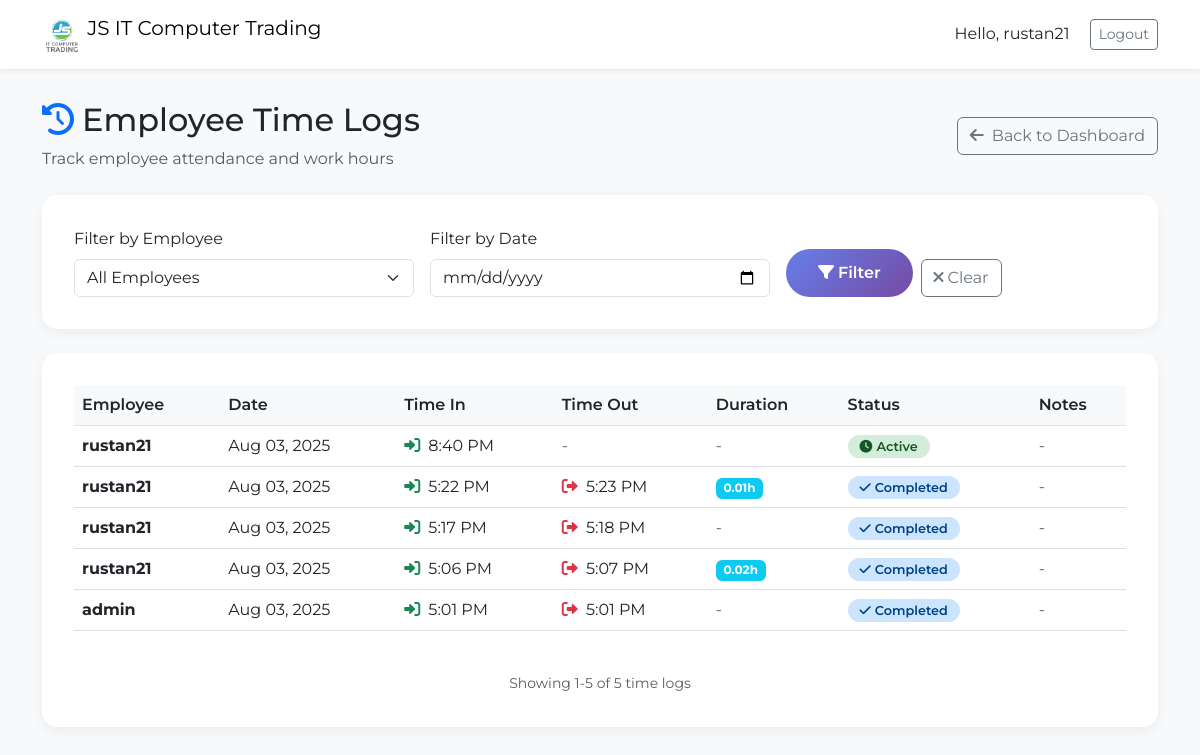
Page /time/logs/ (signed in) on the earlier database version.
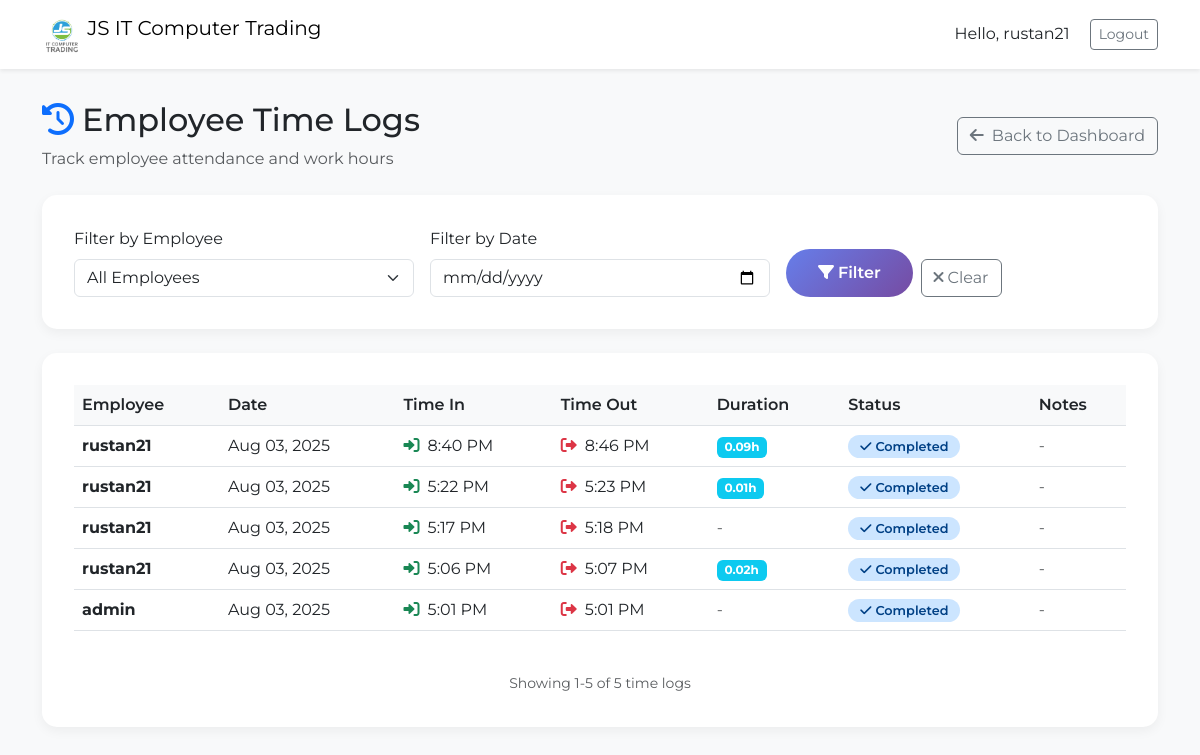
Same page on the later database version.
### backend/trading/models.py (models this page shows, shortened)
class TimeLog(models.Model):
    user = models.ForeignKey(User, on_delete=models.CASCADE, verbose_name="Employee")
    time_in = models.DateTimeField(auto_now_add=True, verbose_name="Time In")
    time_out = models.DateTimeField(null=True, blank=True, verbose_name="Time Out")
    is_active = models.BooleanField(default=True, verbose_name="Active Session")
    notes = models.TextField(blank=True, verbose_name="Notes")
    class Meta:
        verbose_name = "Time Log"
        verbose_name_plural = "Time Logs"
        ordering = ['-time_in']
    @property
    def duration(self):
        if self.time_out:
            time_in = timezone.localtime(self.time_in) if timezone.is_aware(self.time_in) else timezone.make_aware(self.time_in)
            time_out = timezone.localtime(self.time_out) if timezone.is_aware(self.time_out) else timezone.make_aware(self.time_out)
            return time_out - time_in
        return None
    @property
    def duration_hours(self):
        if self.duration:
            return round(self.duration.total_seconds() / 3600, 2)
        return 0

### backend/trading/views.py (the view)
# urls.py: path('time/logs/', time_logs, name='time_logs'),
@login_required
def time_logs(request):
    time_logs = TimeLog.objects.all().order_by('-time_in')
    user_filter = request.GET.get('user')
    if user_filter:
        time_logs = time_logs.filter(user__username__icontains=user_filter)
    date_filter = request.GET.get('date')
    if date_filter:
        try:
            filter_date = datetime.strptime(date_filter, '%Y-%m-%d').date()
            time_logs = time_logs.filter(time_in__date=filter_date)
        except ValueError:
            pass
    paginator = Paginator(time_logs, 20)
    page_number = request.GET.get('page')
    page_obj = paginator.get_page(page_number)
    users = get_user_model().objects.filter(timelog__isnull=False).distinct()
    context = {
        'page_obj': page_obj,
        'users': users,
        'user_filter': user_filter,
        'date_filter': date_filter,
        'session_timeout': settings.SESSION_TIMEOUT,
    }
    return render(request, 'time_logs.html', context)

### templates/time_logs.html (shortened to what the changed rows need)
{% load static %}
<!DOCTYPE html>
<html lang="en">
<head>
  <link href="https://cdn.jsdelivr.net/npm/bootstrap@5.3.0/dist/css/bootstrap.min.css" rel="stylesheet">
  <link href="https://cdnjs.cloudflare.com/ajax/libs/font-awesome/6.0.0/css/all.min.css" rel="stylesheet">
</head>
<body>
  <div class="container">
    <div class="d-flex justify-content-between align-items-center mb-4">
      <div>
        <h2><i class="fas fa-history text-primary me-2"></i>Employee Time Logs</h2>
      </div>
    </div>
    <div class="logs-card">
      {% if page_obj %}
        <div class="table-responsive">
          <table class="table table-hover">
            <thead>
              <tr>
                <th>Employee</th>
                <th>Date</th>
                <th>Time In</th>
                <th>Time Out</th>
                <th>Duration</th>
                <th>Status</th>
                <th>Notes</th>
              </tr>
            </thead>
            <tbody>
              {% for log in page_obj %}
                <tr>
                  <td>
                    <strong>{{ log.user.username }}</strong>
                  </td>
                  <td>{{ log.time_in|date:"M d, Y" }}</td>
                  <td>
                    <i class="fas fa-sign-in-alt text-success me-1"></i>
                    {{ log.time_in|date:"g:i A" }}
                  </td>
                  <td>
                    {% if log.time_out %}
                      <i class="fas fa-sign-out-alt text-danger me-1"></i>
                      {{ log.time_out|date:"g:i A" }}
                    {% else %}
                      <span class="text-muted">-</span>
                    {% endif %}
                  </td>
                  <td>
                    {% if log.duration_hours > 0 %}
                      <span class="badge bg-info">{{ log.duration_hours }}h</span>
                    {% else %}
                      <span class="text-muted">-</span>
                    {% endif %}
                  </td>
                  <td>
                    {% if log.is_active %}
                      <span class="status-active">
                        <i class="fas fa-clock me-1"></i>Active
                      </span>
                    {% else %}
                      <span class="status-completed">
                        <i class="fas fa-check me-1"></i>Completed
                      </span>
                    {% endif %}
                  </td>
                  <td>
                    {% if log.notes %}
                      <small class="text-muted">{{ log.notes|truncatechars:30 }}</small>
                    {% else %}
                      <span class="text-muted">-</span>
                    {% endif %}
                  </td>
                </tr>
              {% endfor %}
            </tbody>
          </table>
        </div>
      {% endif %}
    </div>
  </div>
</body>
</html>

Differences in the rows shown:
changed TimeLog "8:40 PM": time_out (not shown) → "8:46 PM"; duration_hours (not shown) → "0.09"; time_out "- -" → "h"; is_active "Active" → "Completed"
